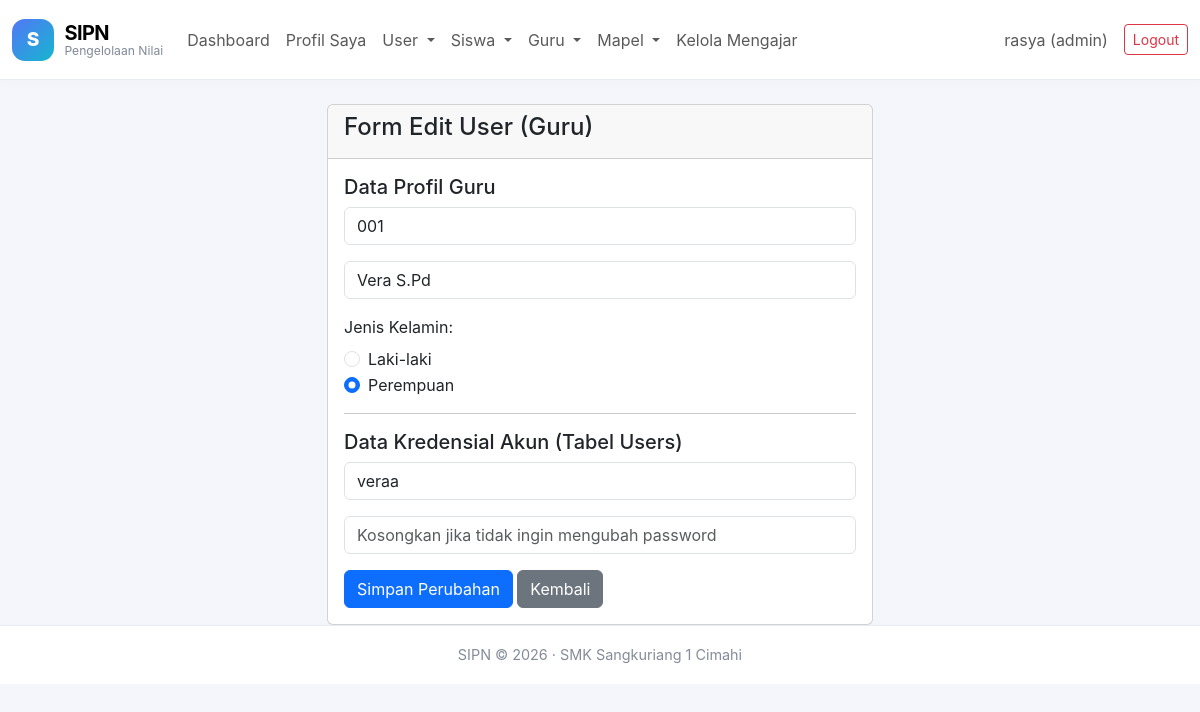
Screenshot of /edit_guru.php?id=4 (signed in) with the database file from the repository.
### tables this page shows
CREATE TABLE `guru` (
  `id` int(11) NOT NULL,
  `nip` varchar(20) NOT NULL,
  `nama` varchar(100) NOT NULL,
  `jenis_kelamin` enum('L','P') NOT NULL,
  `user_id` int(11) NOT NULL
);

CREATE TABLE `users` (
  `id` int(11) NOT NULL,
  `username` varchar(50) NOT NULL,
  `password` varchar(255) NOT NULL,
  `role` enum('admin','guru','siswa') NOT NULL,
  `created_at` timestamp NOT NULL DEFAULT current_timestamp()
);

### koneksi.php (called while the page is built, shortened)
<?php
function e($teks)
{
    return htmlspecialchars((string)$teks, ENT_QUOTES, 'UTF-8');
}
function siapkan($koneksi, $sql, $types = "", ...$params)
{
    $stmt = mysqli_prepare($koneksi, $sql);
    if ($types !== "") {
        mysqli_stmt_bind_param($stmt, $types, ...$params);
    }
    if (!mysqli_stmt_execute($stmt)) {
        mysqli_stmt_close($stmt);
        return false;
    }
    return $stmt;
}
function ambil_satu($koneksi, $sql, $types = "", ...$params)
{
    $stmt = siapkan($koneksi, $sql, $types, ...$params);
    $hasil = mysqli_stmt_get_result($stmt);
    $data = $hasil ? mysqli_fetch_assoc($hasil) : null;
    return $data;
}
?>

### edit_guru.php (the view, shortened to what this page needs)
<?php
require "koneksi.php";
$id = filter_var($_GET['id'] ?? '', FILTER_VALIDATE_INT);
$data = ambil_satu(
    $koneksi,
    "SELECT users.id, users.username, guru.nip, guru.nama, guru.jenis_kelamin
     FROM users
     JOIN guru ON guru.user_id = users.id
     WHERE users.id = ?",
    "i",
    $id
);
require "navbar.php";
?>
<div class="container mt-4">
  <div class="row justify-content-center">
    <div class="col-md-6">
      <div class="card">
        <div class="card-header">
          <h4>Form Edit User (Guru)</h4>
        </div>
        <div class="card-body">
          <form action="aksi_edit.php" method="POST">
            <h5>Data Profil Guru</h5>
            <div class="mb-3">
              <input type="text" class="form-control" name="nip"
                     placeholder="Nomor Induk Pegawai" value="<?= e($data['nip']) ?>" required>
            </div>
            <div class="mb-3">
              <input type="text" class="form-control" name="nama"
                     placeholder="Nama" value="<?= e($data['nama']) ?>" required>
            </div>
            <div class="mb-3">
              <label class="form-label">Jenis Kelamin:</label>
              <div class="form-check">
                <input class="form-check-input" type="radio" name="jenis_kelamin_guru"
                       id="laki" value="L" <?= ($data['jenis_kelamin'] == 'L') ? 'checked' : '' ?>>
                <label class="form-check-label" for="laki">Laki-laki</label>
              </div>
              <div class="form-check">
                <input class="form-check-input" type="radio" name="jenis_kelamin_guru"
                       id="perempuan" value="P" <?= ($data['jenis_kelamin'] == 'P') ? 'checked' : '' ?>>
                <label class="form-check-label" for="perempuan">Perempuan</label>
              </div>
            </div>
            <hr>
            <h5>Data Kredensial Akun (Tabel Users)</h5>
            <div class="mb-3">
              <input type="text" class="form-control" name="username"
                     placeholder="Username" value="<?= e($data['username']) ?>" required>
            </div>
            <div class="mb-3">
              <input type="password" class="form-control" name="password"
                     placeholder="Kosongkan jika tidak ingin mengubah password">
            </div>
            <button type="submit" class="btn btn-primary">Simpan Perubahan</button>
            <a href="daftar_user.php" class="btn btn-secondary">Kembali</a>
          </form>
        </div>
      </div>
    </div>
  </div>
</div>
<?php require "footer.php"; ?>

### sipn.css (style rules this page uses)
:root { --sipn-bg:#f4f6fb;--sipn-ink:#202938;--sipn-muted:#7c8492;--sipn-border:#e8ebf2;--sipn-shadow:0 5px 18px rgba(30,41,59,.055) }
body { background:var(--sipn-bg);color:var(--sipn-ink);font-family:Inter,ui-sans-serif,system-ui,-apple-system,"Segoe UI",sans-serif }

### rows the page displays
guru: nip "001", nama "Vera S.Pd", jenis_kelamin "☐ Laki-laki", jenis_kelamin "☑ Perempuan", username "veraa"

### other values shown
$nama_nav "rasya"
$role_nav "admin"
